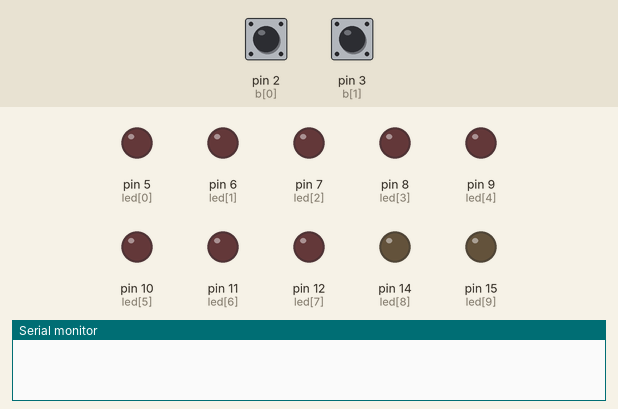
Simulated run of this sketch. Board: Arduino Nano, built with avr-gcc and run on an emulated ATmega328P. Parts: output pins drawn as LEDs (lit = HIGH), the last lines printed to the serial monitor. The test bench sets the inputs (shaded band); at power-on: pin 2 (b[0]) HIGH, pin 3 (b[1]) HIGH.

Above: at 1.2 s.
1.3 s: pin 2 (b[0]) pulled LOW for 0.15 s
At 2.4 s:
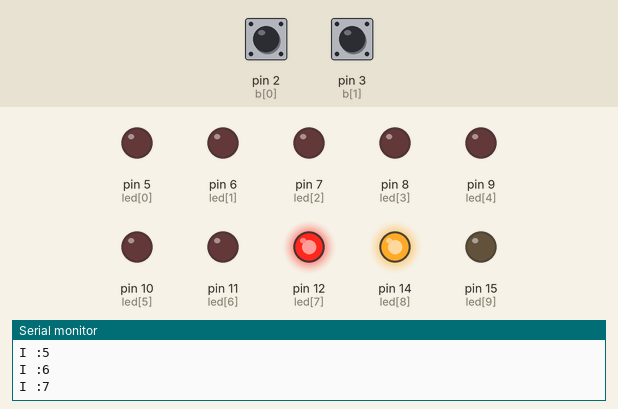
4.3 s: pin 3 (b[1]) pulled LOW for 0.15 s
At 6.0 s:
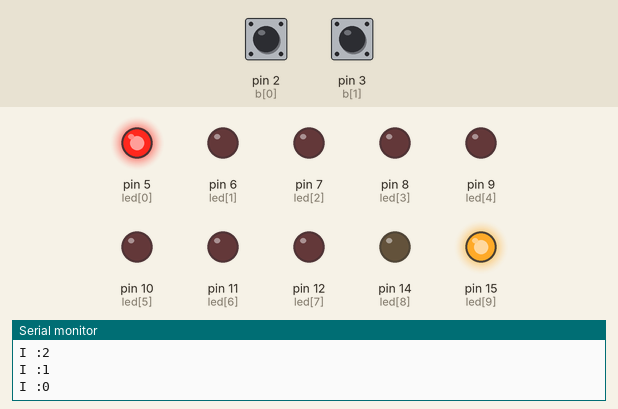
7.3 s: pin 2 (b[0]) pulled LOW for 1 s
At 9.5 s:
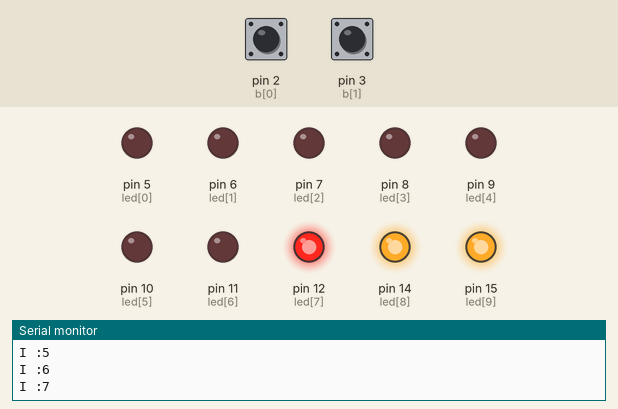
10.3 s: pin 3 (b[1]) pulled LOW for 1 s
At 10.45 s:
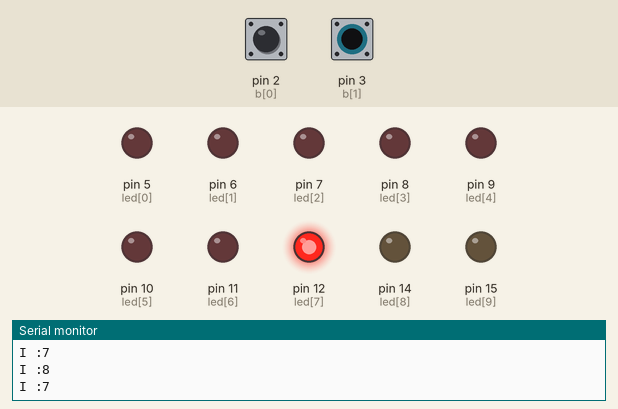
13.3 s: pin 2 (b[0]) pulled LOW for 3.2 s
At 13.55 s:
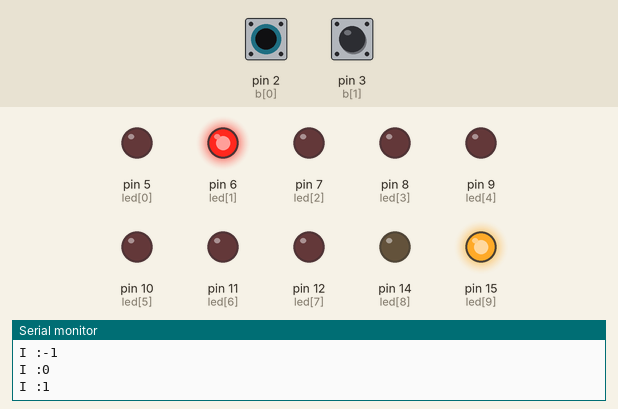
Timing chart, 0 to 16.3 s (numbered marks = the images above; inputs shaded):
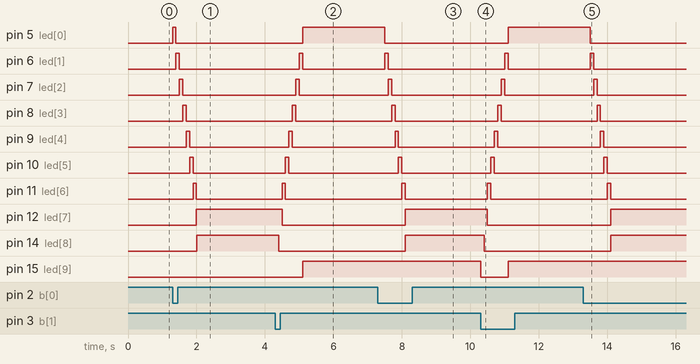

The sketch:

digi2digi_left_right_control.ino
```cpp
const int led[10] ={5,6,7,8,9,10,11,12,14,15};
const int b[2] = {2,3};
static int i=0;

void setup() {
  // put your setup code here, to run once:
  for(int i=0;i <10;i++){
    pinMode(led[i], OUTPUT);
  }
  for(int i = 0;i<2;i++){
    pinMode(b[i], INPUT_PULLUP);
  }
  Serial.begin(9600);

}

void loop() {
  // put your main code here, to run repeatedly:
  int b1 = digitalRead(b[0]);
  int b2 = digitalRead(b[1]);
  int previous;

  while(b1 == 0 &&b2 ==1&&i<=7){
    digitalWrite(led[previous], LOW);
    digitalWrite(led[i], HIGH);
    previous = i;
    Serial.print("I :");
    Serial.println(i);
    if(i==7){
      digitalWrite(led[8], HIGH);
    }else{
      digitalWrite(led[8], LOW);
    }
    i++;
    delay((100));


  }
  while(b2 == 0 &&b1 ==1&&i>=0){
    digitalWrite(led[previous], LOW);
    digitalWrite(led[i], HIGH);
    previous = i;
    Serial.print("I :");
    Serial.println(i);
    if(i==0){
      digitalWrite(led[9], HIGH);
    }else{
      digitalWrite(led[9], LOW);
    }
    i--;
    delay((100));

  }
}
```

Measured:
- after the input at 1.3 s, pin 5 (led[0]): LOW → HIGH at once, → LOW 0.10 s later; pin 6 (led[1]): LOW → HIGH after 0.10 s, → LOW 0.10 s later; pin 7 (led[2]): LOW → HIGH after 0.20 s, → LOW 0.10 s later; pin 8 (led[3]): LOW → HIGH after 0.30 s, → LOW 0.10 s later; pin 9 (led[4]): LOW → HIGH after 0.40 s, → LOW 0.10 s later
- after the input at 4.3 s, pin 5 (led[0]), pin 15 (led[9]): LOW → HIGH after 0.80 s; pin 6 (led[1]): LOW → HIGH after 0.70 s, → LOW 0.10 s later; pin 7 (led[2]): LOW → HIGH after 0.60 s, → LOW 0.10 s later; pin 8 (led[3]): LOW → HIGH after 0.50 s, → LOW 0.10 s later; pin 9 (led[4]): LOW → HIGH after 0.40 s, → LOW 0.10 s later
- after the input at 7.3 s, pin 5 (led[0]): HIGH → LOW after 0.20 s; pin 6 (led[1]): LOW → HIGH after 0.20 s, → LOW 0.10 s later; pin 7 (led[2]): LOW → HIGH after 0.30 s, → LOW 0.10 s later; pin 8 (led[3]): LOW → HIGH after 0.40 s, → LOW 0.10 s later; pin 9 (led[4]): LOW → HIGH after 0.50 s, → LOW 0.10 s later
- after the input at 10.3 s, pin 5 (led[0]): LOW → HIGH after 0.80 s; pin 6 (led[1]): LOW → HIGH after 0.70 s, → LOW 0.10 s later; pin 7 (led[2]): LOW → HIGH after 0.60 s, → LOW 0.10 s later; pin 8 (led[3]): LOW → HIGH after 0.50 s, → LOW 0.10 s later; pin 9 (led[4]): LOW → HIGH after 0.40 s, → LOW 0.10 s later
- after the input at 13.3 s, pin 5 (led[0]): HIGH → LOW after 0.20 s; pin 6 (led[1]): LOW → HIGH after 0.20 s, → LOW 0.10 s later; pin 7 (led[2]): LOW → HIGH after 0.30 s, → LOW 0.10 s later; pin 8 (led[3]): LOW → HIGH after 0.40 s, → LOW 0.10 s later; pin 9 (led[4]): LOW → HIGH after 0.50 s, → LOW 0.10 s later
